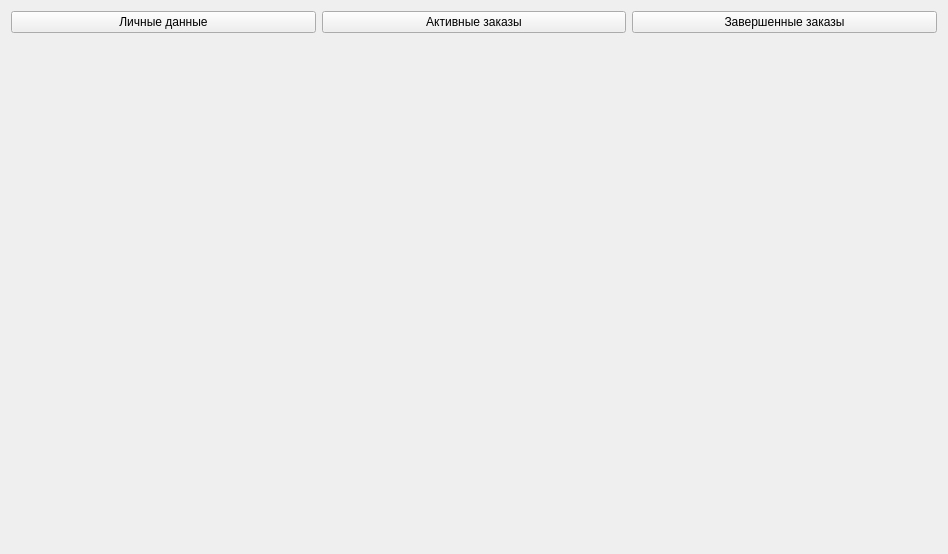
<?xml version="1.0" encoding="UTF-8"?>
<ui version="4.0">
 <class>CabinetViewModel</class>
 <widget class="QWidget" name="CabinetViewModel">
  <property name="geometry">
   <rect>
    <x>0</x>
    <y>0</y>
    <width>948</width>
    <height>554</height>
   </rect>
  </property>
  <property name="windowTitle">
   <string>Form</string>
  </property>
  <layout class="QGridLayout" name="gridLayout">
   <item row="0" column="0">
    <layout class="QVBoxLayout" name="verticalLayout_2">
     <item>
      <layout class="QHBoxLayout" name="horizontalLayout">
       <item>
        <widget class="QPushButton" name="profileDataButton">
         <property name="text">
          <string>Личные данные</string>
         </property>
        </widget>
       </item>
       <item>
        <widget class="QPushButton" name="activeOrdersButton">
         <property name="text">
          <string>Активные заказы</string>
         </property>
        </widget>
       </item>
       <item>
        <widget class="QPushButton" name="closedOrdersButton">
         <property name="text">
          <string>Завершенные заказы</string>
         </property>
        </widget>
       </item>
      </layout>
     </item>
    </layout>
   </item>
   <item row="1" column="0">
    <widget class="QStackedWidget" name="stackedWidget">
     <widget class="QWidget" name="page"/>
     <widget class="QWidget" name="page_2"/>
    </widget>
   </item>
  </layout>
 </widget>
 <resources/>
 <connections/>
</ui>
